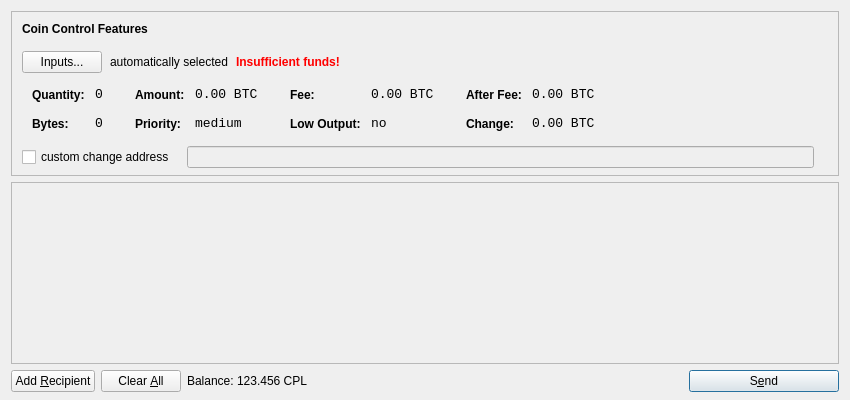
<?xml version="1.0" encoding="UTF-8"?>
<ui version="4.0">
 <class>SendCoinsDialog</class>
 <widget class="QDialog" name="SendCoinsDialog">
  <property name="geometry">
   <rect>
    <x>0</x>
    <y>0</y>
    <width>850</width>
    <height>400</height>
   </rect>
  </property>
  <property name="windowTitle">
   <string>Send Coins</string>
  </property>
  <layout class="QVBoxLayout" name="verticalLayout" stretch="0,1,0">
   <property name="bottomMargin">
    <number>8</number>
   </property>
   <item>
    <widget class="QFrame" name="frameCoinControl">
     <property name="sizePolicy">
      <sizepolicy hsizetype="Expanding" vsizetype="Expanding">
       <horstretch>0</horstretch>
       <verstretch>0</verstretch>
      </sizepolicy>
     </property>
     <property name="maximumSize">
      <size>
       <width>16777215</width>
       <height>16777215</height>
      </size>
     </property>
     <property name="frameShape">
      <enum>QFrame::StyledPanel</enum>
     </property>
     <property name="frameShadow">
      <enum>QFrame::Sunken</enum>
     </property>
     <layout class="QVBoxLayout" name="verticalLayoutCoinControl2">
      <property name="spacing">
       <number>-1</number>
      </property>
      <property name="leftMargin">
       <number>0</number>
      </property>
      <property name="topMargin">
       <number>0</number>
      </property>
      <property name="rightMargin">
       <number>0</number>
      </property>
      <property name="bottomMargin">
       <number>6</number>
      </property>
      <item>
       <layout class="QVBoxLayout" name="verticalLayoutCoinControl" stretch="0,0,0,0,1">
        <property name="spacing">
         <number>0</number>
        </property>
        <property name="leftMargin">
         <number>10</number>
        </property>
        <property name="topMargin">
         <number>10</number>
        </property>
        <item>
         <layout class="QHBoxLayout" name="horizontalLayoutCoinControl1">
          <property name="bottomMargin">
           <number>15</number>
          </property>
          <item>
           <widget class="QLabel" name="labelCoinControlFeatures">
            <property name="sizePolicy">
             <sizepolicy hsizetype="Preferred" vsizetype="Maximum">
              <horstretch>0</horstretch>
              <verstretch>0</verstretch>
             </sizepolicy>
            </property>
            <property name="font">
             <font>
              <weight>75</weight>
              <bold>true</bold>
             </font>
            </property>
            <property name="styleSheet">
             <string notr="true">font-weight:bold;</string>
            </property>
            <property name="text">
             <string>Coin Control Features</string>
            </property>
           </widget>
          </item>
         </layout>
        </item>
        <item>
         <layout class="QHBoxLayout" name="horizontalLayoutCoinControl2" stretch="0,0,0,0">
          <property name="spacing">
           <number>8</number>
          </property>
          <property name="bottomMargin">
           <number>10</number>
          </property>
          <item>
           <widget class="QPushButton" name="pushButtonCoinControl">
            <property name="styleSheet">
             <string notr="true"/>
            </property>
            <property name="text">
             <string>Inputs...</string>
            </property>
           </widget>
          </item>
          <item>
           <widget class="QLabel" name="labelCoinControlAutomaticallySelected">
            <property name="text">
             <string>automatically selected</string>
            </property>
            <property name="margin">
             <number>5</number>
            </property>
           </widget>
          </item>
          <item>
           <widget class="QLabel" name="labelCoinControlInsuffFunds">
            <property name="font">
             <font>
              <weight>75</weight>
              <bold>true</bold>
             </font>
            </property>
            <property name="styleSheet">
             <string notr="true">color:red;font-weight:bold;</string>
            </property>
            <property name="text">
             <string>Insufficient funds!</string>
            </property>
            <property name="margin">
             <number>5</number>
            </property>
           </widget>
          </item>
          <item>
           <spacer name="horizontalSpacerCoinControl">
            <property name="orientation">
             <enum>Qt::Horizontal</enum>
            </property>
            <property name="sizeHint" stdset="0">
             <size>
              <width>40</width>
              <height>1</height>
             </size>
            </property>
           </spacer>
          </item>
         </layout>
        </item>
        <item>
         <widget class="QWidget" name="widgetCoinControl" native="true">
          <property name="sizePolicy">
           <sizepolicy hsizetype="Preferred" vsizetype="Preferred">
            <horstretch>0</horstretch>
            <verstretch>0</verstretch>
           </sizepolicy>
          </property>
          <property name="minimumSize">
           <size>
            <width>0</width>
            <height>0</height>
           </size>
          </property>
          <property name="styleSheet">
           <string notr="true"/>
          </property>
          <layout class="QHBoxLayout" name="horizontalLayoutCoinControl5">
           <property name="margin">
            <number>0</number>
           </property>
           <item>
            <layout class="QHBoxLayout" name="horizontalLayoutCoinControl3" stretch="0,0,0,1">
             <property name="spacing">
              <number>20</number>
             </property>
             <property name="topMargin">
              <number>0</number>
             </property>
             <property name="bottomMargin">
              <number>10</number>
             </property>
             <item>
              <layout class="QFormLayout" name="formLayoutCoinControl1">
               <property name="horizontalSpacing">
                <number>10</number>
               </property>
               <property name="verticalSpacing">
                <number>14</number>
               </property>
               <property name="leftMargin">
                <number>10</number>
               </property>
               <property name="topMargin">
                <number>4</number>
               </property>
               <property name="rightMargin">
                <number>6</number>
               </property>
               <item row="0" column="0">
                <widget class="QLabel" name="labelCoinControlQuantityText">
                 <property name="styleSheet">
                  <string notr="true">font-weight:bold;</string>
                 </property>
                 <property name="text">
                  <string>Quantity:</string>
                 </property>
                 <property name="margin">
                  <number>0</number>
                 </property>
                </widget>
               </item>
               <item row="0" column="1">
                <widget class="QLabel" name="labelCoinControlQuantity">
                 <property name="font">
                  <font>
                   <family>Monospace</family>
                   <pointsize>10</pointsize>
                  </font>
                 </property>
                 <property name="cursor">
                  <cursorShape>IBeamCursor</cursorShape>
                 </property>
                 <property name="contextMenuPolicy">
                  <enum>Qt::ActionsContextMenu</enum>
                 </property>
                 <property name="text">
                  <string notr="true">0</string>
                 </property>
                 <property name="margin">
                  <number>0</number>
                 </property>
                 <property name="textInteractionFlags">
                  <set>Qt::LinksAccessibleByMouse|Qt::TextSelectableByKeyboard|Qt::TextSelectableByMouse</set>
                 </property>
                </widget>
               </item>
               <item row="1" column="0">
                <widget class="QLabel" name="labelCoinControlBytesText">
                 <property name="styleSheet">
                  <string notr="true">font-weight:bold;</string>
                 </property>
                 <property name="text">
                  <string>Bytes:</string>
                 </property>
                </widget>
               </item>
               <item row="1" column="1">
                <widget class="QLabel" name="labelCoinControlBytes">
                 <property name="font">
                  <font>
                   <family>Monospace</family>
                   <pointsize>10</pointsize>
                  </font>
                 </property>
                 <property name="cursor">
                  <cursorShape>IBeamCursor</cursorShape>
                 </property>
                 <property name="contextMenuPolicy">
                  <enum>Qt::ActionsContextMenu</enum>
                 </property>
                 <property name="text">
                  <string notr="true">0</string>
                 </property>
                 <property name="textInteractionFlags">
                  <set>Qt::LinksAccessibleByMouse|Qt::TextSelectableByKeyboard|Qt::TextSelectableByMouse</set>
                 </property>
                </widget>
               </item>
              </layout>
             </item>
             <item>
              <layout class="QFormLayout" name="formLayoutCoinControl2">
               <property name="horizontalSpacing">
                <number>10</number>
               </property>
               <property name="verticalSpacing">
                <number>14</number>
               </property>
               <property name="leftMargin">
                <number>6</number>
               </property>
               <property name="topMargin">
                <number>4</number>
               </property>
               <property name="rightMargin">
                <number>6</number>
               </property>
               <item row="0" column="0">
                <widget class="QLabel" name="labelCoinControlAmountText">
                 <property name="styleSheet">
                  <string notr="true">font-weight:bold;</string>
                 </property>
                 <property name="text">
                  <string>Amount:</string>
                 </property>
                 <property name="margin">
                  <number>0</number>
                 </property>
                </widget>
               </item>
               <item row="0" column="1">
                <widget class="QLabel" name="labelCoinControlAmount">
                 <property name="font">
                  <font>
                   <family>Monospace</family>
                   <pointsize>10</pointsize>
                  </font>
                 </property>
                 <property name="cursor">
                  <cursorShape>IBeamCursor</cursorShape>
                 </property>
                 <property name="contextMenuPolicy">
                  <enum>Qt::ActionsContextMenu</enum>
                 </property>
                 <property name="text">
                  <string notr="true">0.00 BTC</string>
                 </property>
                 <property name="textInteractionFlags">
                  <set>Qt::LinksAccessibleByMouse|Qt::TextSelectableByKeyboard|Qt::TextSelectableByMouse</set>
                 </property>
                </widget>
               </item>
               <item row="1" column="0">
                <widget class="QLabel" name="labelCoinControlPriorityText">
                 <property name="styleSheet">
                  <string notr="true">font-weight:bold;</string>
                 </property>
                 <property name="text">
                  <string>Priority:</string>
                 </property>
                </widget>
               </item>
               <item row="1" column="1">
                <widget class="QLabel" name="labelCoinControlPriority">
                 <property name="font">
                  <font>
                   <family>Monospace</family>
                   <pointsize>10</pointsize>
                  </font>
                 </property>
                 <property name="cursor">
                  <cursorShape>IBeamCursor</cursorShape>
                 </property>
                 <property name="contextMenuPolicy">
                  <enum>Qt::ActionsContextMenu</enum>
                 </property>
                 <property name="text">
                  <string>medium</string>
                 </property>
                 <property name="textInteractionFlags">
                  <set>Qt::LinksAccessibleByMouse|Qt::TextSelectableByKeyboard|Qt::TextSelectableByMouse</set>
                 </property>
                </widget>
               </item>
              </layout>
             </item>
             <item>
              <layout class="QFormLayout" name="formLayoutCoinControl3">
               <property name="horizontalSpacing">
                <number>10</number>
               </property>
               <property name="verticalSpacing">
                <number>14</number>
               </property>
               <property name="leftMargin">
                <number>6</number>
               </property>
               <property name="topMargin">
                <number>4</number>
               </property>
               <property name="rightMargin">
                <number>6</number>
               </property>
               <item row="0" column="0">
                <widget class="QLabel" name="labelCoinControlFeeText">
                 <property name="styleSheet">
                  <string notr="true">font-weight:bold;</string>
                 </property>
                 <property name="text">
                  <string>Fee:</string>
                 </property>
                 <property name="margin">
                  <number>0</number>
                 </property>
                </widget>
               </item>
               <item row="0" column="1">
                <widget class="QLabel" name="labelCoinControlFee">
                 <property name="font">
                  <font>
                   <family>Monospace</family>
                   <pointsize>10</pointsize>
                  </font>
                 </property>
                 <property name="cursor">
                  <cursorShape>IBeamCursor</cursorShape>
                 </property>
                 <property name="contextMenuPolicy">
                  <enum>Qt::ActionsContextMenu</enum>
                 </property>
                 <property name="text">
                  <string notr="true">0.00 BTC</string>
                 </property>
                 <property name="textInteractionFlags">
                  <set>Qt::LinksAccessibleByMouse|Qt::TextSelectableByKeyboard|Qt::TextSelectableByMouse</set>
                 </property>
                </widget>
               </item>
               <item row="1" column="0">
                <widget class="QLabel" name="labelCoinControlLowOutputText">
                 <property name="styleSheet">
                  <string notr="true">font-weight:bold;</string>
                 </property>
                 <property name="text">
                  <string>Low Output:</string>
                 </property>
                </widget>
               </item>
               <item row="1" column="1">
                <widget class="QLabel" name="labelCoinControlLowOutput">
                 <property name="font">
                  <font>
                   <family>Monospace</family>
                   <pointsize>10</pointsize>
                  </font>
                 </property>
                 <property name="cursor">
                  <cursorShape>IBeamCursor</cursorShape>
                 </property>
                 <property name="contextMenuPolicy">
                  <enum>Qt::ActionsContextMenu</enum>
                 </property>
                 <property name="text">
                  <string>no</string>
                 </property>
                 <property name="textInteractionFlags">
                  <set>Qt::LinksAccessibleByMouse|Qt::TextSelectableByKeyboard|Qt::TextSelectableByMouse</set>
                 </property>
                </widget>
               </item>
              </layout>
             </item>
             <item>
              <layout class="QFormLayout" name="formLayoutCoinControl4">
               <property name="horizontalSpacing">
                <number>10</number>
               </property>
               <property name="verticalSpacing">
                <number>14</number>
               </property>
               <property name="leftMargin">
                <number>6</number>
               </property>
               <property name="topMargin">
                <number>4</number>
               </property>
               <property name="rightMargin">
                <number>6</number>
               </property>
               <item row="0" column="0">
                <widget class="QLabel" name="labelCoinControlAfterFeeText">
                 <property name="styleSheet">
                  <string notr="true">font-weight:bold;</string>
                 </property>
                 <property name="text">
                  <string>After Fee:</string>
                 </property>
                 <property name="margin">
                  <number>0</number>
                 </property>
                </widget>
               </item>
               <item row="0" column="1">
                <widget class="QLabel" name="labelCoinControlAfterFee">
                 <property name="font">
                  <font>
                   <family>Monospace</family>
                   <pointsize>10</pointsize>
                  </font>
                 </property>
                 <property name="cursor">
                  <cursorShape>IBeamCursor</cursorShape>
                 </property>
                 <property name="contextMenuPolicy">
                  <enum>Qt::ActionsContextMenu</enum>
                 </property>
                 <property name="text">
                  <string notr="true">0.00 BTC</string>
                 </property>
                 <property name="textInteractionFlags">
                  <set>Qt::LinksAccessibleByMouse|Qt::TextSelectableByKeyboard|Qt::TextSelectableByMouse</set>
                 </property>
                </widget>
               </item>
               <item row="1" column="0">
                <widget class="QLabel" name="labelCoinControlChangeText">
                 <property name="styleSheet">
                  <string notr="true">font-weight:bold;</string>
                 </property>
                 <property name="text">
                  <string>Change:</string>
                 </property>
                </widget>
               </item>
               <item row="1" column="1">
                <widget class="QLabel" name="labelCoinControlChange">
                 <property name="font">
                  <font>
                   <family>Monospace</family>
                   <pointsize>10</pointsize>
                  </font>
                 </property>
                 <property name="cursor">
                  <cursorShape>IBeamCursor</cursorShape>
                 </property>
                 <property name="contextMenuPolicy">
                  <enum>Qt::ActionsContextMenu</enum>
                 </property>
                 <property name="text">
                  <string notr="true">0.00 BTC</string>
                 </property>
                 <property name="textInteractionFlags">
                  <set>Qt::LinksAccessibleByMouse|Qt::TextSelectableByKeyboard|Qt::TextSelectableByMouse</set>
                 </property>
                </widget>
               </item>
              </layout>
             </item>
            </layout>
           </item>
          </layout>
         </widget>
        </item>
        <item>
         <layout class="QHBoxLayout" name="horizontalLayoutCoinControl4" stretch="0,0,0">
          <property name="spacing">
           <number>12</number>
          </property>
          <property name="sizeConstraint">
           <enum>QLayout::SetDefaultConstraint</enum>
          </property>
          <property name="topMargin">
           <number>5</number>
          </property>
          <property name="rightMargin">
           <number>5</number>
          </property>
          <item>
           <widget class="QCheckBox" name="checkBoxCoinControlChange">
            <property name="text">
             <string>custom change address</string>
            </property>
           </widget>
          </item>
          <item>
           <widget class="QLineEdit" name="lineEditCoinControlChange">
            <property name="enabled">
             <bool>false</bool>
            </property>
            <property name="sizePolicy">
             <sizepolicy hsizetype="Expanding" vsizetype="Fixed">
              <horstretch>0</horstretch>
              <verstretch>0</verstretch>
             </sizepolicy>
            </property>
           </widget>
          </item>
          <item>
           <widget class="QLabel" name="labelCoinControlChangeLabel">
            <property name="sizePolicy">
             <sizepolicy hsizetype="Preferred" vsizetype="Expanding">
              <horstretch>0</horstretch>
              <verstretch>0</verstretch>
             </sizepolicy>
            </property>
            <property name="minimumSize">
             <size>
              <width>0</width>
              <height>0</height>
             </size>
            </property>
            <property name="text">
             <string/>
            </property>
            <property name="margin">
             <number>3</number>
            </property>
           </widget>
          </item>
         </layout>
        </item>
        <item>
         <spacer name="verticalSpacerCoinControl">
          <property name="orientation">
           <enum>Qt::Vertical</enum>
          </property>
          <property name="sizeHint" stdset="0">
           <size>
            <width>800</width>
            <height>1</height>
           </size>
          </property>
         </spacer>
        </item>
       </layout>
      </item>
     </layout>
    </widget>
   </item>
   <item>
    <widget class="QScrollArea" name="scrollArea">
     <property name="widgetResizable">
      <bool>true</bool>
     </property>
     <widget class="QWidget" name="scrollAreaWidgetContents">
      <property name="geometry">
       <rect>
        <x>0</x>
        <y>0</y>
        <width>830</width>
        <height>165</height>
       </rect>
      </property>
      <layout class="QVBoxLayout" name="verticalLayout_2">
       <property name="margin">
        <number>0</number>
       </property>
       <item>
        <layout class="QVBoxLayout" name="entries">
         <property name="spacing">
          <number>6</number>
         </property>
        </layout>
       </item>
       <item>
        <spacer name="verticalSpacer">
         <property name="orientation">
          <enum>Qt::Vertical</enum>
         </property>
         <property name="sizeHint" stdset="0">
          <size>
           <width>20</width>
           <height>40</height>
          </size>
         </property>
        </spacer>
       </item>
      </layout>
     </widget>
    </widget>
   </item>
   <item>
    <layout class="QHBoxLayout" name="horizontalLayout">
     <item>
      <widget class="QPushButton" name="addButton">
       <property name="toolTip">
        <string>Send to multiple recipients at once</string>
       </property>
       <property name="text">
        <string>Add &amp;Recipient</string>
       </property>
       <property name="icon">
        <iconset resource="../bitcoin.qrc">
         <normaloff>:/icons/add</normaloff>:/icons/add</iconset>
       </property>
       <property name="autoDefault">
        <bool>false</bool>
       </property>
      </widget>
     </item>
     <item>
      <widget class="QPushButton" name="clearButton">
       <property name="sizePolicy">
        <sizepolicy hsizetype="Minimum" vsizetype="Fixed">
         <horstretch>0</horstretch>
         <verstretch>0</verstretch>
        </sizepolicy>
       </property>
       <property name="toolTip">
        <string>Remove all transaction fields</string>
       </property>
       <property name="text">
        <string>Clear &amp;All</string>
       </property>
       <property name="icon">
        <iconset resource="../bitcoin.qrc">
         <normaloff>:/icons/remove</normaloff>:/icons/remove</iconset>
       </property>
       <property name="autoRepeatDelay">
        <number>300</number>
       </property>
       <property name="autoDefault">
        <bool>false</bool>
       </property>
      </widget>
     </item>
     <item>
      <layout class="QHBoxLayout" name="horizontalLayout_2">
       <property name="spacing">
        <number>3</number>
       </property>
       <item>
        <widget class="QLabel" name="label">
         <property name="text">
          <string>Balance:</string>
         </property>
        </widget>
       </item>
       <item>
        <widget class="QLabel" name="labelBalance">
         <property name="cursor">
          <cursorShape>IBeamCursor</cursorShape>
         </property>
         <property name="text">
          <string>123.456 CPL</string>
         </property>
         <property name="textInteractionFlags">
          <set>Qt::LinksAccessibleByMouse|Qt::TextSelectableByKeyboard|Qt::TextSelectableByMouse</set>
         </property>
        </widget>
       </item>
      </layout>
     </item>
     <item>
      <spacer name="horizontalSpacer">
       <property name="orientation">
        <enum>Qt::Horizontal</enum>
       </property>
       <property name="sizeHint" stdset="0">
        <size>
         <width>40</width>
         <height>20</height>
        </size>
       </property>
      </spacer>
     </item>
     <item>
      <widget class="QPushButton" name="sendButton">
       <property name="minimumSize">
        <size>
         <width>150</width>
         <height>0</height>
        </size>
       </property>
       <property name="toolTip">
        <string>Confirm the send action</string>
       </property>
       <property name="text">
        <string>S&amp;end</string>
       </property>
       <property name="icon">
        <iconset resource="../bitcoin.qrc">
         <normaloff>:/icons/send</normaloff>:/icons/send</iconset>
       </property>
       <property name="default">
        <bool>true</bool>
       </property>
      </widget>
     </item>
    </layout>
   </item>
  </layout>
 </widget>
 <resources>
  <include location="../bitcoin.qrc"/>
 </resources>
 <connections/>
</ui>
